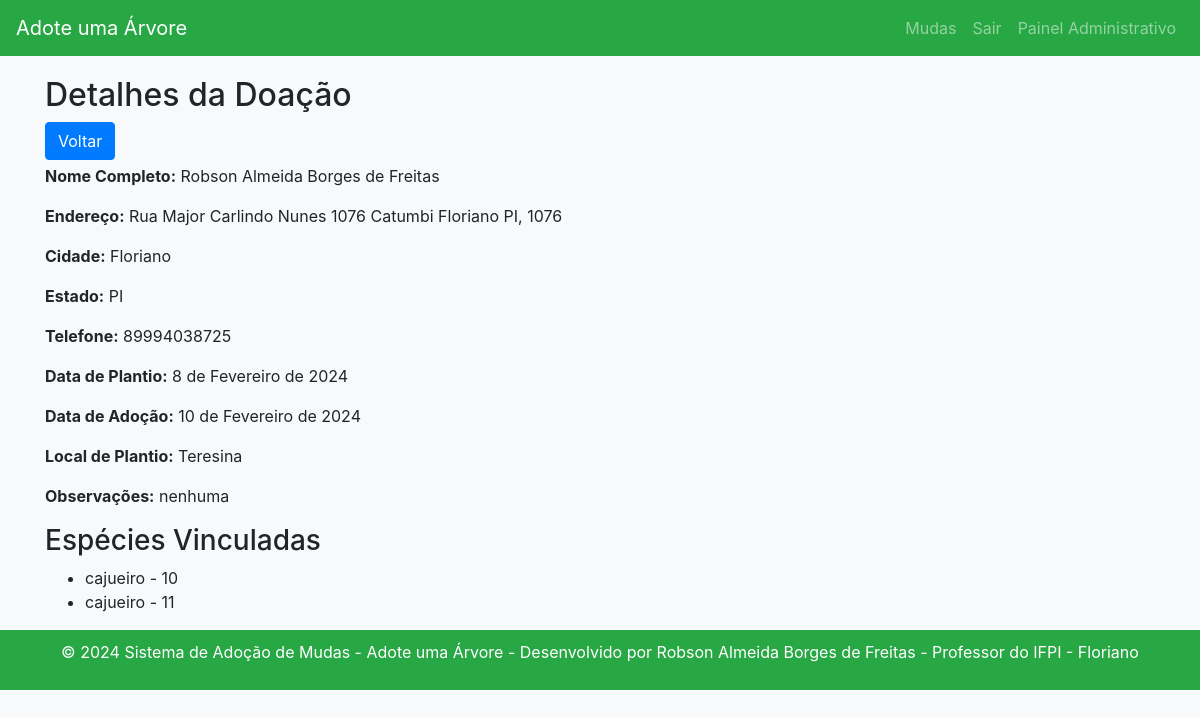
/doacoes/6/ (signed in), run on the app's committed database.
### arvore/models.py (models this page shows, shortened)
class DoacaoAvulso(models.Model):
    nome_completo = models.CharField(max_length=150)
    endereco = models.CharField(max_length=300)
    cidade = models.CharField(max_length=100)
    estado = models.CharField(max_length=100)
    telefone = models.CharField(max_length=20)
    funcionario = models.ForeignKey(User, on_delete=models.CASCADE)
    data_plantio = models.DateField(null=True, blank=True)
    data_adocao = models.DateField(null=True, blank=True)
    local_de_plantio = models.CharField(max_length=200)
    observacoes = models.CharField(max_length=200, null=True, blank=True)

class EspecieQuantidade(models.Model):
    doacao = models.ForeignKey('DoacaoAvulso', on_delete=models.CASCADE)
    especie = models.CharField(max_length=150)
    quantidade = models.IntegerField()

### arvore/views.py (the view)
# urls.py: path('doacoes/<int:pk>/', views.detalhes_doacao, name='detalhes_doacao'),
@login_required
@user_passes_test(is_member_of_team)
def detalhes_doacao(request, pk):
    doacao = get_object_or_404(DoacaoAvulso, pk=pk)
    especies_quantidades = doacao.especiequantidade_set.all()
    return render(request, 'detalhes_doacao.html', {'doacao': doacao, 'especies_quantidades': especies_quantidades})

### arvore/templatetags/custom_filters.py (called while the page is built)
@register.filter(name='is_member_of_team')
def is_member_of_team_filter(user):
    return is_member_of_team(user)

### arvore/views.py (called while the page is built)
def is_member_of_team(user):
    is_in_team_group = user.groups.filter(name='equipe').exists()
    is_superuser = user.is_superuser
    return is_in_team_group or is_superuser

### arvore/templates/detalhes_doacao.html (shortened to what this page needs)
{% extends 'base.html' %}
{% block content %}
    <h2>Detalhes da Doação</h2>
<a href="javascript:history.back()" class="btn btn-primary mb-1">Voltar</a>
    <p><strong>Nome Completo:</strong> {{ doacao.nome_completo }}</p>
    <p><strong>Endereço:</strong> {{ doacao.endereco }}</p>
    <p><strong>Cidade:</strong> {{ doacao.cidade }}</p>
    <p><strong>Estado:</strong> {{ doacao.estado }}</p>
    <p><strong>Telefone:</strong> {{ doacao.telefone }}</p>
    <p><strong>Data de Plantio:</strong> {{ doacao.data_plantio }}</p>
    <p><strong>Data de Adoção:</strong> {{ doacao.data_adocao }}</p>
    <p><strong>Local de Plantio:</strong> {{ doacao.local_de_plantio }}</p>
    <p><strong>Observações:</strong> {{ doacao.observacoes }}</p>
    <h3>Espécies Vinculadas</h3>
    <ul>
        {% for especie_quantidade in especies_quantidades %}
            <li>{{ especie_quantidade.especie }} - {{ especie_quantidade.quantidade }}</li>
        {% endfor %}
    </ul>
{% endblock %}

### arvore/templates/base.html (style rules this page uses)
body { background-color: #f8f9fa; padding-top: 56px; }

### data on the page
DoacaoAvulso: nome_completo "Robson Almeida Borges de Freitas", endereco "Rua Major Carlindo Nunes 1076 Catumbi Floriano PI, 1076", cidade "Floriano", estado "PI", telefone "89994038725", data_plantio "8 de Fevereiro de 2024", data_adocao "10 de Fevereiro de 2024", local_de_plantio "Teresina", observacoes "nenhuma"
EspecieQuantidade: especie "cajueiro", quantidade "10"
EspecieQuantidade: especie "cajueiro", quantidade "11"
